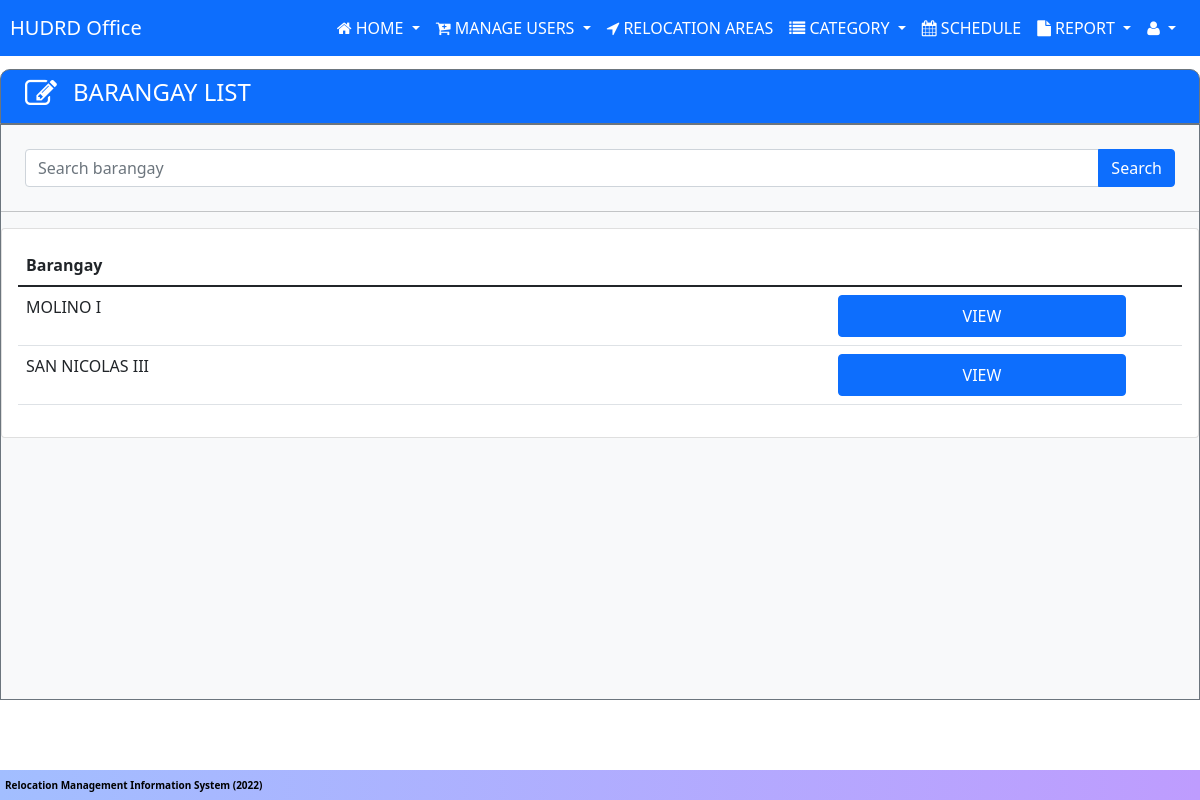
/userData/hudrd/hudrd-schedule.php (signed in), run on the app's committed database.
### tables this page shows
CREATE TABLE `tbl_requirements` (
  `req_id` int(11) NOT NULL AUTO_INCREMENT,
  `req_valid_id1` varchar(255) NOT NULL,
  `req_valid_id2` varchar(255) NOT NULL,
  `req_birthcert` varchar(255) NOT NULL,
  `req_birthcert_partner` varchar(255) NOT NULL,
  `req_birthcert_fam` varchar(255) NOT NULL,
  `req_income_or_employment` varchar(255) NOT NULL,
  `req_family_pic` blob NOT NULL,
  `req_cohab_or_marriage` varchar(255) NOT NULL,
  `req_affi_transfer` varchar(255) NOT NULL,
  `req_nha_form` varchar(255) NOT NULL,
  `req_complete` tinyint(1) NOT NULL DEFAULT 0,
  `req_status` varchar(255) NOT NULL,
  `req_remark` varchar(255) NOT NULL,
  `req_handler` varchar(255) NOT NULL DEFAULT 'PENDING',
  `req_handled_date` date DEFAULT curdate(),
  `user_id` int(11) NOT NULL,
  `v_id` int(11) NOT NULL,
  PRIMARY KEY (`req_id`),
  KEY `fk_v_id` (`v_id`),
  CONSTRAINT `fk_v_id` FOREIGN KEY (`v_id`) REFERENCES `tbl_validation` (`v_id`) ON DELETE CASCADE ON UPDATE CASCADE
);

CREATE TABLE `tbl_users` (
  `user_id` int(11) NOT NULL AUTO_INCREMENT,
  `fname` varchar(100) NOT NULL,
  `mname` varchar(100) NOT NULL,
  `lname` varchar(100) NOT NULL,
  `ename` varchar(50) NOT NULL,
  `detailed_add` varchar(100) NOT NULL,
  `barangay` varchar(100) NOT NULL,
  `city` varchar(100) NOT NULL,
  `gender` varchar(255) NOT NULL,
  `age` int(11) NOT NULL,
  `bday` date NOT NULL,
  `contact_no` varchar(50) NOT NULL,
  `email` varchar(100) NOT NULL,
  `resetCode` varchar(10) NOT NULL,
  `user_type` varchar(50) NOT NULL,
  PRIMARY KEY (`user_id`)
);

### userData/hudrd/hudrd-schedule.php (the view, shortened to what this page needs)
<?php include '../../includes/header.php';
?>
<div class=" bg-primary d-inline-flex w-100 p-2 border border-1 border-secondary text-white"
    style="border-top-left-radius: 10px;border-top-right-radius:10px;">
    <i class="ps-3 fa fa-2x fa-edit "></i>
    <h4 class="ps-3 w-50"> BARANGAY LIST</h4>
</div>
<div class="bg-light  me-auto ms-auto border-1 border-secondary border" style="min-height: 72vh;">
    <form action="<?php echo $_SERVER['PHP_SELF']; ?>" method="POST" class="m-3">
        <div class="input-group p-2">
            <input type="text" name="searchKey" id="" value="<?php if (isset($_POST['searchKey'])) {
                                                                    echo $_POST['searchKey'];
                                                                } else {
                                                                    echo "";
                                                                } ?>" class="form-control"
                placeholder="Search barangay">
            <input type="submit" name="submitSearch" value="Search" class=" btn btn-primary">
        </div>
    </form>
    <hr>
    <div class="table-responsive" style="min-height: 50vh;">
        <div class=" card w-100">
            <div class="card-body">
                <table class=" table table-hover  table-responsive nowrap" id="example">
                    <thead>
                        <tr>
                            <th>Barangay</th>
                            <th></th>
                        </tr>
                    </thead>
                    <tbody>
                        <?php
                        require_once '../../includes/conn.php';
                        if (isset($_POST['submitSearch'])) {
                            $searchName = $conn->real_escape_string($_POST['searchKey']);
                            $query = "select * from tbl_users INNER JOIN tbl_requirements ON tbl_users.user_id = tbl_requirements.user_id INNER JOIN tbl_validation ON tbl_users.user_id = tbl_validation.user_id WHERE tbl_requirements.req_status = 'QUALIFIED' AND tbl_validation.v_status = 'QUALIFIED' AND tbl_users.barangay LIKE '%$searchName%' group by barangay";
                            $result = $conn->query($query);
                            if (mysqli_num_rows($result) > 0) {
                                while ($row = $result->fetch_assoc()) :
                        ?>
                        <tr>
                            <td><?php echo $row['barangay'] ?></td>
                            <td class="text-center">
                                <a href="hudrd-schedList.php?barangay=<?php echo $row['barangay'] ?>"
                                    class="btn p-2 m-0 btn-primary w-75">
                                    VIEW
                                </a>
                            </td>
                        </tr>
                        <?php
                                endwhile;
                            } else {
                                echo '<td colspan="2" class=" text-danger text-center">
                    NO RECORDS FOUND
                    </td>';
                            }
                            ?>
                        <?php
                        } else {
                            $query = $conn->query("select * from tbl_users INNER JOIN tbl_requirements ON tbl_users.user_id = tbl_requirements.user_id INNER JOIN tbl_validation ON tbl_users.user_id = tbl_validation.user_id WHERE tbl_requirements.req_status = 'QUALIFIED' AND tbl_validation.v_status = 'QUALIFIED' group by barangay");
                            if (mysqli_num_rows($query) > 0) {
                                while ($row = mysqli_fetch_array($query)) :
                            ?>
                        <tr>
                            <td><?php echo $row['barangay'] ?></td>
                            <td class="text-center"><a
                                    href="hudrd-schedList.php?barangay=<?php echo $row['barangay'] ?>"
                                    class="btn p-2 m-0 btn-primary w-75">
                                    VIEW
                            </td>
                        </tr>
                        <?php
                                endwhile;
                            } else {
                                echo '<td colspan="2" class=" text-danger text-center">
                    NO RECORDS FOUND
                    </td>';
                            }
                        }
                        ?>
                    </tbody>
                </table>
            </div>
        </div>
    </div>
</div>
<?php include '../../includes/footer.php'; ?>

### css/navAndFoot.css (style rules this page uses)
body { font-family: "Franklin Gothic Medium", "Arial Narrow", Arial, sans-serif; height: auto; padding-top: 4.3rem; padding-bottom: 2.5rem; }

### data on the page
tbl_requirements: user.barangay "MOLINO I"
tbl_requirements: user.barangay "SAN NICOLAS III"
